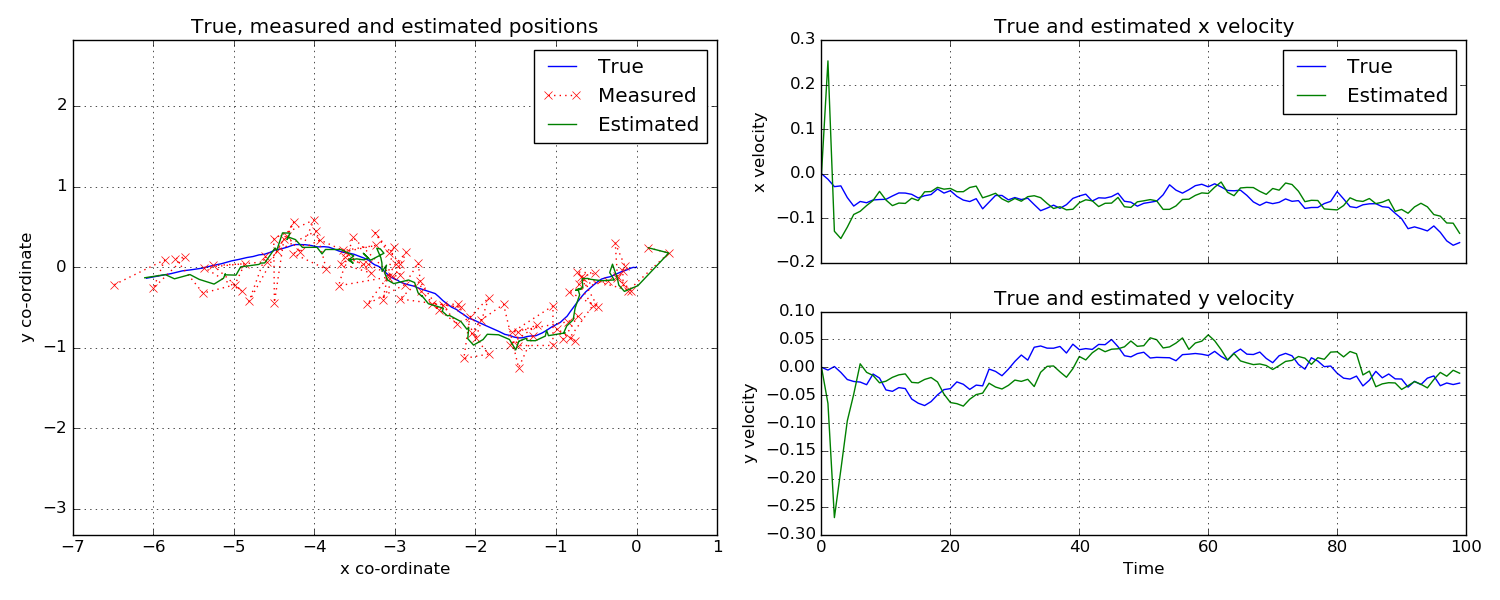

Recreate this plot in Python.
#!/usr/bin/env python3
"""
Show an example of constant-velocity model state estimation via the Kalman
filter.

Usage:
    kalman_filtering.py [<file>]

If specified, the resulting plot is written to <file> instead of being shown.
"""

import docopt
from matplotlib.pylab import *
from numpy.random import multivariate_normal as sample_mvn
from starman import KalmanFilter, MultivariateNormal

opts = docopt.docopt(__doc__)

# Our state is x-position, y-position, x-velocity and y-velocity.
# The state evolves by adding the corresponding velocities to the
# x- and y-positions.
F = array([
    [1, 0, 1, 0], # x <- x + vx
    [0, 1, 0, 1], # y <- y + vy
    [0, 0, 1, 0], # vx is constant
    [0, 0, 0, 1], # vy is constant
])

# Specify the length of the state vector
STATE_DIM = 4

# Specify the process noise covariance
Q = diag([1e-3, 1e-3, 1e-2, 1e-2]) ** 2

# How many states should we generate?
N = 100

# Generate some "true" states
initial_state = zeros(STATE_DIM)
true_states = [initial_state]

for _ in range(N-1):
    # Next state is determined by last state...
    next_state = F.dot(true_states[-1])

    # ...with added process noise
    next_state += sample_mvn(mean=zeros(STATE_DIM), cov=Q)

    # Record the state
    true_states.append(next_state)

assert len(true_states) == N

# Stack all the true states into a single NxSTATE_DIM array
true_states = vstack(true_states)
assert true_states.shape == (N, STATE_DIM)

# We only measure position
H = array([
    [1, 0, 0, 0],
    [0, 1, 0, 0],
])

# And we measure with some error
R = diag([0.2, 0.2]) ** 2

# Specify the measurement vector length
MEAS_DIM = 2

# Generate measurements
measurements = []

for state in true_states:
    # Measure state...
    z = H.dot(state)

    # ...with added measurement noise
    z += sample_mvn(mean=zeros(MEAS_DIM), cov=R)

    # Record measurement
    measurements.append(z)

# Stack the measurements into an NxMEAS_DIM array
measurements = vstack(measurements)
assert measurements.shape == (N, MEAS_DIM)


# Create a kalman filter with known process and measurement matrices and
# known covariances.
kf = KalmanFilter(state_length=STATE_DIM,
                  process_matrix=F, process_covariance=Q)

# For each time step
for k, z in enumerate(measurements):
    # Predict state for this time step
    kf.predict()

    # Update filter with measurement
    kf.update(MultivariateNormal(z, R), H)

# Check that filter length is as expected
assert kf.state_count == N

# Check that the filter state dimension is as expected
assert kf.state_length == STATE_DIM

# Stack all the estimated states from the filter into an NxSTATE_DIM array
estimated_states = vstack([d.mean for d in kf.posterior_state_estimates])
assert estimated_states.shape == (N, STATE_DIM)

# Plot the position result
figure(figsize=(15, 6))

sca(subplot2grid((2, 2), (0, 0), rowspan=2))
plot(true_states[:, 0], true_states[:, 1], 'b', label="True")
plot(measurements[:, 0], measurements[:, 1], 'rx:', label="Measured")
plot(estimated_states[:, 0], estimated_states[:, 1], 'g', label="Estimated")
axis("equal")
grid(True)
xlabel("x co-ordinate")
ylabel("y co-ordinate")
title("True, measured and estimated positions")
legend(loc="best")

# Plot the velocity result

sca(subplot2grid((2, 2), (0, 1)))
plot(true_states[:, 2], 'b', label="True")
plot(estimated_states[:, 2], 'g', label="Estimated")
grid(True)
ylabel("x velocity")
title("True and estimated x velocity")
legend(loc="best")
setp(gca().get_xticklabels(), visible=False)

sca(subplot2grid((2, 2), (1, 1)))
plot(true_states[:, 3], 'b', label="True")
plot(estimated_states[:, 3], 'g', label="Estimated")
grid(True)
xlabel("Time")
ylabel("y velocity")
title("True and estimated y velocity")

if opts['<file>']:
    tight_layout()
    savefig(opts['<file>'])
else:
    show()


